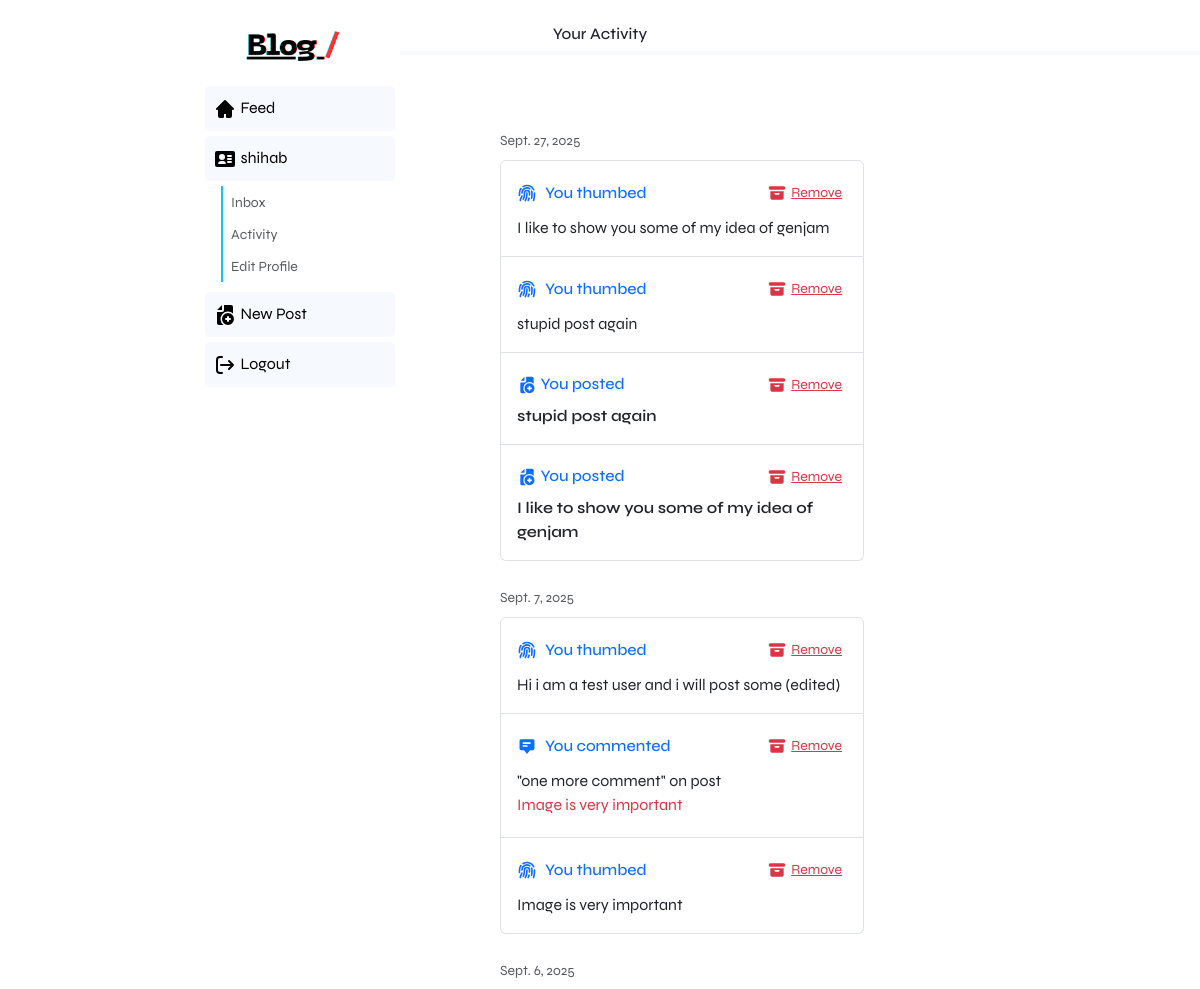
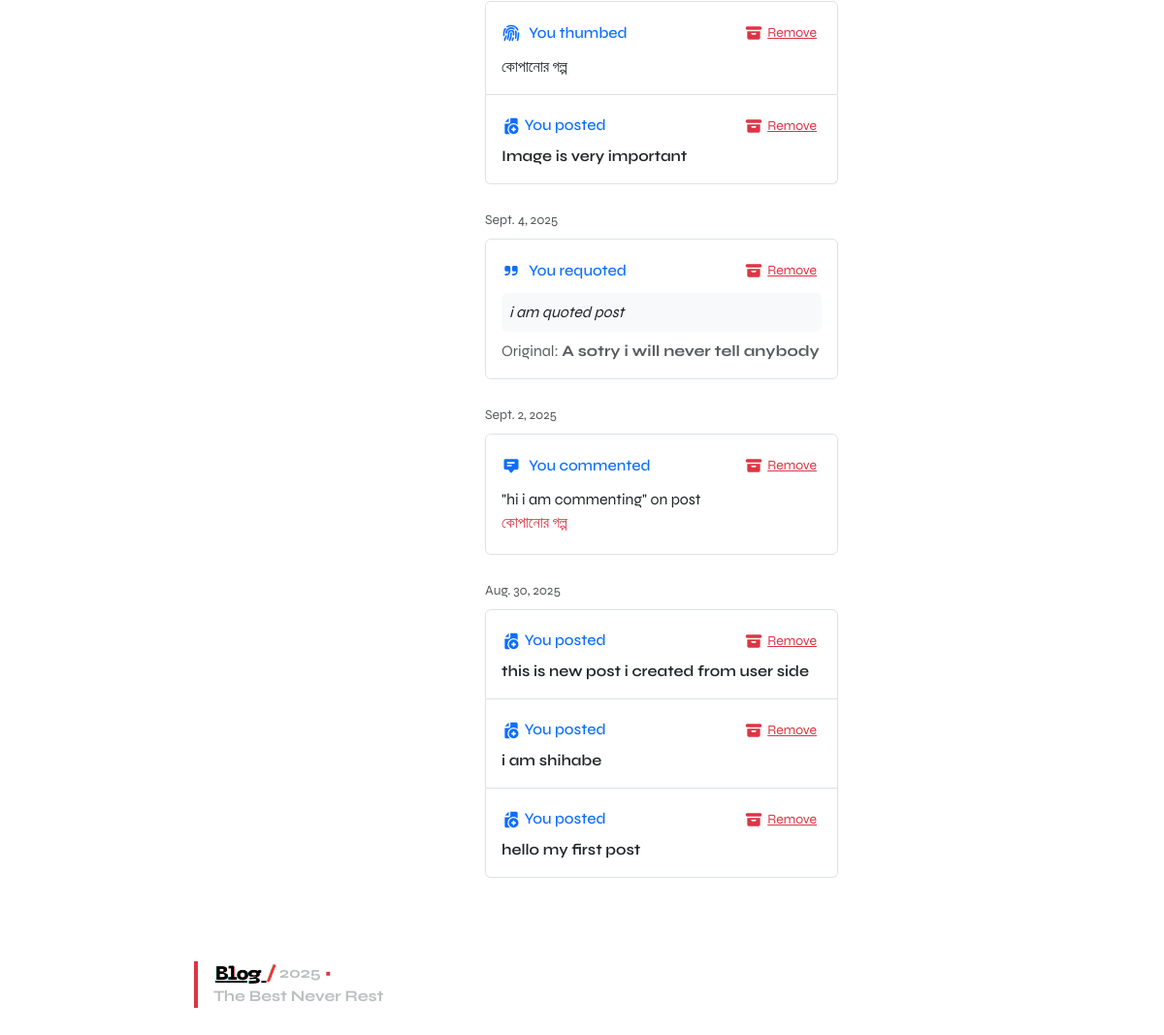
The page /profile/activity/ (signed in) on the database its author committed (2 pictures, top to bottom).
### blog/models.py (models this page shows, shortened)
class Like (models.Model):
    post = models.ForeignKey(Post, related_name="likes", on_delete=models.CASCADE)
    user = models.ForeignKey(User, on_delete=models.CASCADE)
    created_at = models.DateTimeField(auto_now_add=True)  # ADD THIS
    class Meta:
        unique_together = ('post', 'user')  # prevent duplicate likes

class Post (models.Model):
    title = models.CharField(max_length=200)
    content = models.TextField()
    created_at = models.DateTimeField(auto_now_add=True)
    author = models.ForeignKey(User, on_delete=models.CASCADE, related_name="posts", null=True)
    image = models.ImageField(upload_to='post_images/', blank=True, null=True)  # New field

class Comment(models.Model):
    post = models.ForeignKey(Post, related_name="comments", on_delete=models.CASCADE)
    author = models.ForeignKey(User, on_delete=models.CASCADE)
    text = models.TextField()
    created_at = models.DateTimeField(auto_now_add=True)

class Requote(models.Model):
    user = models.ForeignKey(User, on_delete=models.CASCADE, related_name="requotes")
    post = models.ForeignKey(Post, on_delete=models.CASCADE, related_name="requotes")
    caption = models.TextField(blank=True, null=True)
    created_at = models.DateTimeField(auto_now_add=True)

### blog/views.py (the view)
# urls.py: path('profile/activity/', views.activity_page, name='activity_page'),
@login_required
def activity_page(request):
    user = request.user
    posts = Post.objects.filter(author=user).annotate(activity_type=models.Value('post', output_field=models.CharField()))
    requotes = Requote.objects.filter(user=user).annotate(activity_type=models.Value('requote', output_field=models.CharField()))
    comments = Comment.objects.filter(author=user).annotate(activity_type=models.Value('comment', output_field=models.CharField()))
    likes = Like.objects.filter(user=user).annotate(activity_type=models.Value('like', output_field=models.CharField()))
    activities = sorted(
        chain(posts, requotes, comments, likes),
        key=lambda x: x.created_at,
        reverse=True
    )
    activity_date_listgroup = defaultdict(list)
    for act in activities:
        act_date = act.created_at.date()  # YYYY-MM-DD
        activity_date_listgroup[act_date].append(act)
    activity_date_listgroup = dict(
        sorted(activity_date_listgroup.items(), key=lambda x: x[0], reverse=True)
    )
    return render(request, "blog/activity.html", {"activities": activity_date_listgroup})

### blog/templatetags/app_icons.py (called while the page is built)
@register.simple_tag
def get_icon(name, size=20, cls=""):
    file_path = os.path.join(ICON_PATH, f"{name}.svg")
    try:
        with open(file_path, "r") as f:
            svg = f.read()
        svg = svg.replace("<svg", f'<svg width="{size}" height="{size}" class="{cls}"')
        return mark_safe(svg)
    except FileNotFoundError:
        return f"<!-- icon '{name}' not found -->"

### blog/templates/blog/activity.html (shortened to what this page needs)
{% extends "blog/base.html" %}
{% block content %}
{% load app_icons %}
{% load humanize %}
<div class="container m-0 p-0" style="max-height: 90vh;">
  <div class="bg-white border-4 border-bottom border-light text-dark pt-3 pb-2 px-2 text-center actitvity_res">
    <h6 class="mb-0 pt-2">Your Activity</h6>
  </div>
  <div class="px-3 act_cont " style="padding-bottom:4rem; padding-top:5rem;">
    {% for date, acts in activities.items %}
      <div class="pb-2">
        <small class="text-muted">{{ date }}</small>
      </div>
      <ol class="list-group">
      {% for act in acts %}
            {% if act.activity_type == "post" %}
              <li class="list-group-item p-0">
              <div class="card border-0  my-0">
                <div class="card-body">
                  <div class="d-flex justify-content-between align-items-center">
                    <h6 class="text-primary mb-0">
                      {% get_icon 'post_new' %} You posted
                    </h6>
                    <form method="post" action="{% url 'delete_activity' act.pk act.activity_type %}" class="m-0">
                      <button type="submit" class="btn btn-link btn-sm text-danger p-1 d-flex align-items-center gap-1">
                        {% get_icon 'post_del' %} Remove
                      </button>
                    </form>
                  </div>
                  <p class="mt-1 mb-0 fw-semibold text-dark">
                    {{ act.title }}
                  </p>
                </div>
             </div>
              </li>
            {% elif act.activity_type == "requote" %}
              <li class="list-group-item p-0">
              <div class="card border-0  my-0">
                <div class="card-body">
                  <div class="d-flex justify-content-between align-items-center">
                    <h6 class="text-primary mb-0 d-flex align-items-center gap-2">
                      {% get_icon 'requote' %} You requoted
                    </h6>
                    <form method="post" action="{% url 'delete_activity' act.pk act.activity_type %}" class="m-0">
                      <button type="submit" class="btn btn-link btn-sm text-danger p-1 d-flex align-items-center gap-1">
                        {% get_icon 'post_del' %} Remove
                      </button>
                    </form>
                  </div>
                  <blockquote class="fst-italic mt-2 mb-2 p-2 bg-light rounded">
                    {{ act.caption }}
                  </blockquote>
                  <p class="mb-0 text-muted">Original: <strong>{{ act.post.title }}</strong></p>
                </div>
              </div>
              </li>
            {% elif act.activity_type == "comment" %}
              <li class="list-group-item p-0">
              <div class="card border-0  my-0">
              <div class="card-body">
                <div class="d-flex justify-content-between align-items-center">
                  <h6 class="text-primary mb-0 d-flex align-items-center gap-2">
                    {% get_icon 'inbox' %} You commented
                  </h6>
                  <form method="post" action="{% url 'delete_activity' act.pk act.activity_type %}" class="m-0">
                    <button type="submit" class="btn btn-link btn-sm text-danger p-1 d-flex align-items-center gap-1">
                      {% get_icon 'post_del' %} Remove
                    </button>
                  </form>
                </div>
                <p class="mt-2 mb-1">
                  "{{ act.text }}" on post <br><em class="text-danger">{{ act.post.title }}</em>
                </p>
              </div>
            </div>
              </li>
            {% elif act.activity_type == "like" %}
              <li class="list-group-item p-0">
              <div class="card border-0  my-0">
                <div class="card-body">
                  <div class="d-flex justify-content-between align-items-center">
                    <h6 class="text-primary mb-0 d-flex align-items-center gap-2">
                      {% get_icon 'thumb' %} You thumbed
                    </h6>
                    <form method="post" action="{% url 'delete_activity' act.pk act.activity_type %}" class="m-0">
                      <button type="submit" class="btn btn-link btn-sm text-danger p-1 d-flex align-items-center gap-1">
                        {% get_icon 'post_del' %} Remove
                      </button>
                    </form>
                  </div>
                  <p class="mt-2 mb-0">
                    {{ act.post.title }}
                  </p>
                </div>
              </div>
              </li>
            {% endif %}
      {% endfor %}
      </ol>
      {% empty %}
      <p>No activity yet.</p>
    {% endfor %}
  </div>
</div>
{% endblock %}

### blog/templates/blog/base.html (shortened to what this page needs)
<!DOCTYPE html>
<html lang="en">
<head>
    <link href="https://cdn.jsdelivr.net/npm/bootstrap@5.3.8/dist/css/bootstrap.min.css" rel="stylesheet">
</head>
<body >
    <nav class="navbar navbar-expand-lg bg-custom-nav shadow-sm fixed-top m-0 ">
      <div class="container-fluid ">
        <a class="navbar-brand" href="{% url 'home' %}">
            <img class="logo" src="{{ MEDIA_URL }}logo/logov3.png" alt="🅱️log" >
        </a>
        <div class="collapse navbar-collapse" id="navbarNav">
          <ul class="navbar-nav ">
              {% load app_icons %}
              {% if user.is_authenticated %}
                <li class="nav-item">
                    <a class="nav-link desktop-only" href="{% url 'home' %}">
                        <span> {% get_icon "home" size=24 %} </span>
                        <span> Feed </span>
                    </a>
                </li>
                <li class="nav-item">
                    <a class="nav-link" href="{% url 'profile' %}">
                        <span> {% get_icon "profile" size=24 %} </span>
                        <span>{{ user.username }}</span>
                    </a>
                </li>
                <li class="nav-item bg-white ">
                    <div class="ms-3 ps-2 py-1 border-2 border-start border-info">
                        <a href="{% url 'bin_inbox' %}"
                           class="d-none d-md-inline  text-decoration-none text-muted">
                            <small>Inbox</small>
                        </a>
                    </div>
                    <div class="ms-3 ps-2 py-1 border-2 border-start border-info">
                        <a href="{% url 'activity_page' %}"
                           class="d-none d-md-inline text-decoration-none text-muted">
                            <small>Activity</small>
                        </a>
                    </div>
                    <div class="ms-3 ps-2 py-1 border-2 border-start border-info">
                        <a href="{% url 'edit_profile' %}"
                           class="d-none d-md-inline text-decoration-none text-muted">
                           <small>Edit Profile</small>
                        </a>
                    </div>
                </li>
                <li class="nav-item ">
                    <a class="nav-link" href="{% url 'create_post' %}">
                        <span> {% get_icon "post_new" size=24 %} </span>
                        <span>New Post</span>
                    </a>
                </li>
                <li class="nav-item">
                    <form method="post" action="{% url 'logout' %}" style="display:inline;">
                        <a type="submit" class="nav-link ">
                            <span> {% get_icon "logout" size=24 %} </span>
                            <span>Logout</span>
                        </a>
                    </form>
                </li>
              {% endif %}
          </ul>
        </div>
      </div>
        <div class="">
          <p class="mb-5 w-100 ps-3 border-start  border-4 border-danger text-lightpro desktop-footer" >
                <span><img class="logo-foot " src="{{ MEDIA_URL }}logo/logov3trans.png" alt="🅱️log" ></span>
                <span><i><b>2025<i class="text-danger px-1">&bull; <br></i>The Best Never Rest</b></i></span>
          </p>
        </div>
</nav>
    <main class="py-5 bg-white" >
        {% block content %}{% endblock %}
    </main>
</body>
</html>

### blog/templates/blog/base.html (style rules this page uses)
:root { --cell: 20px; --line-color: whitesmoke; --bg: white; }
* { font-family: "Syne", sans-serif; font-optical-sizing: auto; font-weight: 400; font-style: normal; }
html,body { height:100%; margin:0; }
.text-lightpro { color: #bcbfc2; }
.logo { height:30px; }
.logo-foot { height:20px; }
.bg-custom-nav { background : linear-gradient(90deg, rgba(255, 255, 255, 1) 10%,rgba(237, 242, 250, 1) 70%); }
.desktop-only { display:none; }
.desktop-footer { display:none; }
.actitvity_res { position:fixed; top:3rem; left:0; right:0; z-index: 1020; }
body { width: 100%; margin: 0 auto; padding: 0px; box-sizing: border-box; }
@media (min-width: 768px) { body { width: 50%; margin: 0 auto; min-height: 100vh; display: flex; justify-content: flex-start; align-items: start; flex-direction: column; overflow-y: auto; } }
@media (min-width: 1024px) { .desktop-only { display: block; } }
@media (min-width: 1024px) { .actitvity_res { position:fixed; top:0; left:0; right:0; z-index: 1020; border-bottom: 1px solid gray; } }
@media (min-width: 1024px) { .act_cont { padding-left: 5rem !important; } }
@media (min-width: 1024px) { .navbar { width: 400px; height: 100vh; position: fixed; top: 0; left: 0; flex-direction: column !important; justify-content: flex-start !important; align-items: stretch !important; padding-top: 20px; box-shadow: none !important ; background: #fff !important; padding-left:200px; overflow-y: auto; margin-top:2rem; } }
@media (min-width: 1024px) { .navbar .container-fluid { display: flex !important; flex-direction: column !important; height: 100%; padding: 5px; } }
@media (min-width: 1024px) { .navbar-brand { margin-bottom: 20px; text-align: left !important; } }
@media (min-width: 1024px) { #navbarNav { display: flex !important; flex-direction: column !important; width: 100%; } }
@media (min-width: 1024px) { .navbar-nav { flex-direction: column !important; width: 100%; } }
@media (min-width: 1024px) { .nav-item { width: 100%; margin-bottom: 5px; background: #e8f0fc66; border-radius: 5px; } }
@media (min-width: 1024px) { .nav-link { width: 100%; padding: 10px 20px; color: black; } }
@media (min-width: 1024px) { .desktop-footer { display: block; margin-bottom: 5rem; } }
@media (min-width: 1024px) { main { margin-left: 100px; padding: 0px 20px !important; max-height: 100vh; overflow-y: auto; scrollbar-width: none; } }

### rows shown on the page
Like: created_at "Sept. 27, 2025", post "I like to show you some of my idea of genjam"
Like: post "stupid post again"
Post: title "stupid post again"
Post: title "I like to show you some of my idea of genjam"
Like: created_at "Sept. 7, 2025", post "Hi i am a test user and i will post some (edited)"
Comment: text "one more comment", post "Image is very important"
Like: post "Image is very important"
Like: created_at "Sept. 6, 2025", post "কোপানোর গল্প"
Post: title "Image is very important"
Requote: created_at "Sept. 4, 2025", caption "i am quoted post", post "A sotry i will never tell anybody"
Comment: created_at "Sept. 2, 2025", text "hi i am commenting", post "কোপানোর গল্প"
Post: created_at "Aug. 30, 2025", title "this is new post i created from user side"
Post: title "i am shihabe"
Post: title "hello my first post"

### other values the page prints
{{ user.username }} "shihab"
